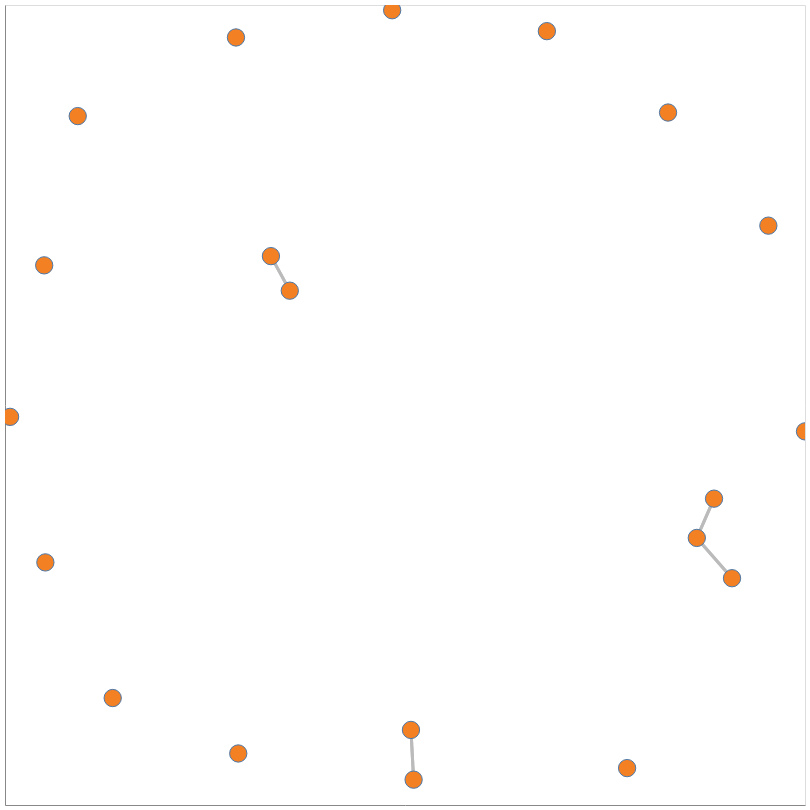

Notebook code cell kept with this figure:
### Code cell
tag_sim_graph = nx.from_pandas_adjacency(tag_similarity_filtered,  create_using=nx.DiGraph)


user_dict = sorted_user_tag_df["user"].to_dict()
nx.set_node_attributes(tag_sim_graph, user_dict, "user")


alt.data_transformers.disable_max_rows()
chart = nxa.draw_networkx(
    tag_sim_graph,
    node_color= '#F48024',
    edge_color= '#BCBBBB',
    node_tooltip = ["user"],
    width = 3
).properties(
    width=800,
    height=800
).interactive()
chart

### Figure 1 — Vega-Lite specification as saved in the notebook (floating-point values rounded to 4 significant figures)
{"config": {"view": {"continuousWidth": 400, "continuousHeight": 300}}, "layer": [{"data": {"name": "data-11fb52f2350f246b37aab1d9142cc803"}, "mark": {"type": "line", "color": "#BCBBBB", "opacity": 1, "strokeWidth": 3}, "encoding": {"detail": {"type": "quantitative", "field": "edge"}, "x": {"type": "quantitative", "axis": {"grid": false, "labels": false, "ticks": false, "title": ""}, "field": "x"}, "y": {"type": "quantitative", "axis": {"grid": false, "labels": false, "ticks": false, "title": ""}, "field": "y"}}, "selection": {"selector022": {"type": "interval", "bind": "scales", "encodings": ["x", "y"]}}}, {"data": {"name": "data-2dedb32d3dcbd328e02235fd9e7b3898"}, "mark": {"type": "line", "color": "black", "opacity": 1, "strokeWidth": 2}, "encoding": {"detail": {"type": "quantitative", "field": "edge"}, "x": {"type": "quantitative", "axis": {"grid": false, "labels": false, "ticks": false}, "field": "x"}, "y": {"type": "quantitative", "axis": {"grid": false, "labels": false, "ticks": false}, "field": "y"}}}, {"data": {"name": "data-6bcb7b1c485556309fae6fdcf0e30e98"}, "mark": {"type": "point", "fill": "#F48024", "opacity": 1, "size": 300, "strokeWidth": 1.0}, "encoding": {"tooltip": [{"type": "quantitative", "field": "user"}], "x": {"type": "quantitative", "axis": {"grid": false, "labels": false, "ticks": false}, "field": "x"}, "y": {"type": "quantitative", "axis": {"grid": false, "labels": false, "ticks": false}, "field": "y"}}}], "height": 800, "width": 800, "$schema": "https://vega.github.io/schema/vega-lite/v4.8.1.json", "datasets": {"data-11fb52f2350f246b37aab1d9142cc803": [{"edge": 0, "y": 0.4484, "target": 349130, "pair": [349130, 349130], "weight": 1.0, "x": 0.9084, "source": 349130}, {"edge": 0, "y": 0.4484, "target": 349130, "pair": [349130, 349130], "weight": 1.0, "x": 0.9084, "source": 349130}, {"edge": 1, "y": -0.7326, "target": 562769, "pair": [562769, 562769], "weight": 1.0, "x": -0.7308, "source": 562769}, {"edge": 1, "y": -0.7326, "target": 562769, "pair": [562769, 562769], "weight": 1.0, "x": -0.7308, "source": 562769}, {"edge": 2, "y": 0.7312, "target": 712995, "pair": [712995, 712995], "weight": 1.0, "x": 0.6576, "source": 712995}, {"edge": 2, "y": 0.7312, "target": 712995, "pair": [712995, 712995], "weight": 1.0, "x": 0.6576, "source": 712995}, {"edge": 3, "y": 0.7223, "target": 1060350, "pair": [1060350, 1060350], "weight": 1.0, "x": -0.8182, "source": 1060350}, {"edge": 3, "y": 0.7223, "target": 1060350, "pair": [1060350, 1060350], "weight": 1.0, "x": -0.8182, "source": 1060350}, {"edge": 4, "y": -0.06593, "target": 1090562, "pair": [1090562, 1090562], "weight": 1.0, "x": 1.0, "source": 1090562}, {"edge": 4, "y": -0.06593, "target": 1090562, "pair": [1090562, 1090562], "weight": 1.0, "x": 1.0, "source": 1090562}, {"edge": 5, "y": 0.9188, "target": 1714410, "pair": [1714410, 1714410], "weight": 1.0, "x": -0.4226, "source": 1714410}, {"edge": 5, "y": 0.9188, "target": 1714410, "pair": [1714410, 1714410], "weight": 1.0, "x": -0.4226, "source": 1714410}, {"edge": 6, "y": -0.3323, "target": 2097240, "pair": [2097240, 2097240], "weight": 1.0, "x": 0.7295, "source": 2097240}, {"edge": 6, "y": -0.3323, "target": 2097240, "pair": [2097240, 2097240], "weight": 1.0, "x": 0.7295, "source": 2097240}, {"edge": 7, "y": -0.3323, "target": 2099607, "pair": [2097240, 2099607], "weight": 0.5081, "x": 0.7295, "source": 2097240}, {"edge": 7, "y": -0.2342, "target": 2099607, "pair": [2097240, 2099607], "weight": 0.5081, "x": 0.7726, "source": 2097240}, {"edge": 8, "y": -0.3323, "target": 5974433, "pair": [2097240, 5974433], "weight": 0.505, "x": 0.7295, "source": 2097240}, {"edge": 8, "y": -0.433, "target": 5974433, "pair": [2097240, 5974433], "weight": 0.505, "x": 0.8176, "source": 2097240}, {"edge": 9, "y": -0.2342, "target": 2099607, "pair": [2099607, 2099607], "weight": 1.0, "x": 0.7726, "source": 2099607}, {"edge": 9, "y": -0.2342, "target": 2099607, "pair": [2099607, 2099607], "weight": 1.0, "x": 0.7726, "source": 2099607}, {"edge": 10, "y": -0.2342, "target": 2097240, "pair": [2099607, 2097240], "weight": 0.5081, "x": 0.7726, "source": 2099607}, {"edge": 10, "y": -0.3323, "target": 2097240, "pair": [2099607, 2097240], "weight": 0.5081, "x": 0.7295, "source": 2099607}, {"edge": 11, "y": -0.8124, "target": 2658050, "pair": [2658050, 2658050], "weight": 1.0, "x": 0.0149, "source": 2658050}, {"edge": 11, "y": -0.8124, "target": 2658050, "pair": [2658050, 2658050], "weight": 1.0, "x": 0.0149, "source": 2658050}, {"edge": 12, "y": -0.8124, "target": 4785185, "pair": [2658050, 4785185], "weight": 0.5078, "x": 0.0149, "source": 2658050}, {"edge": 12, "y": -0.9367, "target": 4785185, "pair": [2658050, 4785185], "weight": 0.5078, "x": 0.02153, "source": 2658050}, {"edge": 13, "y": 0.3722, "target": 3374996, "pair": [3374996, 3374996], "weight": 1.0, "x": -0.3352, "source": 3374996}, {"edge": 13, "y": 0.3722, "target": 3374996, "pair": [3374996, 3374996], "weight": 1.0, "x": -0.3352, "source": 3374996}, {"edge": 14, "y": 0.3722, "target": 5025009, "pair": [3374996, 5025009], "weight": 0.5248, "x": -0.3352, "source": 3374996}, {"edge": 14, "y": 0.2858, "target": 5025009, "pair": [3374996, 5025009], "weight": 0.5248, "x": -0.288, "source": 3374996}, {"edge": 15, "y": -0.9078, "target": 3574081, "pair": [3574081, 3574081], "weight": 1.0, "x": 0.5553, "source": 3574081}, {"edge": 15, "y": -0.9078, "target": 3574081, "pair": [3574081, 3574081], "weight": 1.0, "x": 0.5553, "source": 3574081}, {"edge": 16, "y": 0.9869, "target": 4561314, "pair": [4561314, 4561314], "weight": 1.0, "x": -0.03211, "source": 4561314}, {"edge": 16, "y": 0.9869, "target": 4561314, "pair": [4561314, 4561314], "weight": 1.0, "x": -0.03211, "source": 4561314}, {"edge": 17, "y": 0.9346, "target": 4685471, "pair": [4685471, 4685471], "weight": 1.0, "x": 0.3547, "source": 4685471}, {"edge": 17, "y": 0.9346, "target": 4685471, "pair": [4685471, 4685471], "weight": 1.0, "x": 0.3547, "source": 4685471}, {"edge": 18, "y": -0.9367, "target": 4785185, "pair": [4785185, 4785185], "weight": 1.0, "x": 0.02153, "source": 4785185}, {"edge": 18, "y": -0.9367, "target": 4785185, "pair": [4785185, 4785185], "weight": 1.0, "x": 0.02153, "source": 4785185}, {"edge": 19, "y": -0.9367, "target": 2658050, "pair": [4785185, 2658050], "weight": 0.5078, "x": 0.02153, "source": 4785185}, {"edge": 19, "y": -0.8124, "target": 2658050, "pair": [4785185, 2658050], "weight": 0.5078, "x": 0.0149, "source": 4785185}, {"edge": 20, "y": 0.2858, "target": 5025009, "pair": [5025009, 5025009], "weight": 1.0, "x": -0.288, "source": 5025009}, {"edge": 20, "y": 0.2858, "target": 5025009, "pair": [5025009, 5025009], "weight": 1.0, "x": -0.288, "source": 5025009}, {"edge": 21, "y": 0.2858, "target": 3374996, "pair": [5025009, 3374996], "weight": 0.5248, "x": -0.288, "source": 5025009}, {"edge": 21, "y": 0.3722, "target": 3374996, "pair": [5025009, 3374996], "weight": 0.5248, "x": -0.3352, "source": 5025009}, {"edge": 22, "y": -0.3935, "target": 5545260, "pair": [5545260, 5545260], "weight": 1.0, "x": -0.8991, "source": 5545260}, {"edge": 22, "y": -0.3935, "target": 5545260, "pair": [5545260, 5545260], "weight": 1.0, "x": -0.8991, "source": 5545260}, {"edge": 23, "y": -0.8712, "target": 5741205, "pair": [5741205, 5741205], "weight": 1.0, "x": -0.4169, "source": 5741205}, {"edge": 23, "y": -0.8712, "target": 5741205, "pair": [5741205, 5741205], "weight": 1.0, "x": -0.4169, "source": 5741205}, {"edge": 24, "y": -0.433, "target": 5974433, "pair": [5974433, 5974433], "weight": 1.0, "x": 0.8176, "source": 5974433}, {"edge": 24, "y": -0.433, "target": 5974433, "pair": [5974433, 5974433], "weight": 1.0, "x": 0.8176, "source": 5974433}, {"edge": 25, "y": -0.433, "target": 2097240, "pair": [5974433, 2097240], "weight": 0.505, "x": 0.8176, "source": 5974433}, {"edge": 25, "y": -0.3323, "target": 2097240, "pair": [5974433, 2097240], "weight": 0.505, "x": 0.7295, "source": 5974433}, {"edge": 26, "y": -0.02964, "target": 6730309, "pair": [6730309, 6730309], "weight": 1.0, "x": -0.9873, "source": 6730309}, {"edge": 26, "y": -0.02964, "target": 6730309, "pair": [6730309, 6730309], "weight": 1.0, "x": -0.9873, "source": 6730309}, {"edge": 27, "y": 0.3491, "target": 10908375, "pair": [10908375, 10908375], "weight": 1.0, "x": -0.902, "source": 10908375}, {"edge": 27, "y": 0.3491, "target": 10908375, "pair": [10908375, 10908375], "weight": 1.0, "x": -0.902, "source": 10908375}], "data-2dedb32d3dcbd328e02235fd9e7b3898": [{"edge": 0, "y": 0.4484, "target": 349130, "pair": [349130, 349130], "weight": 1.0, "x": 0.9084, "source": 349130}, {"edge": 0, "y": 0.4484, "target": 349130, "pair": [349130, 349130], "weight": 1.0, "x": 0.9084, "source": 349130}, {"edge": 1, "y": -0.7326, "target": 562769, "pair": [562769, 562769], "weight": 1.0, "x": -0.7308, "source": 562769}, {"edge": 1, "y": -0.7326, "target": 562769, "pair": [562769, 562769], "weight": 1.0, "x": -0.7308, "source": 562769}, {"edge": 2, "y": 0.7312, "target": 712995, "pair": [712995, 712995], "weight": 1.0, "x": 0.6576, "source": 712995}, {"edge": 2, "y": 0.7312, "target": 712995, "pair": [712995, 712995], "weight": 1.0, "x": 0.6576, "source": 712995}, {"edge": 3, "y": 0.7223, "target": 1060350, "pair": [1060350, 1060350], "weight": 1.0, "x": -0.8182, "source": 1060350}, {"edge": 3, "y": 0.7223, "target": 1060350, "pair": [1060350, 1060350], "weight": 1.0, "x": -0.8182, "source": 1060350}, {"edge": 4, "y": -0.06593, "target": 1090562, "pair": [1090562, 1090562], "weight": 1.0, "x": 1.0, "source": 1090562}, {"edge": 4, "y": -0.06593, "target": 1090562, "pair": [1090562, 1090562], "weight": 1.0, "x": 1.0, "source": 1090562}, {"edge": 5, "y": 0.9188, "target": 1714410, "pair": [1714410, 1714410], "weight": 1.0, "x": -0.4226, "source": 1714410}, {"edge": 5, "y": 0.9188, "target": 1714410, "pair": [1714410, 1714410], "weight": 1.0, "x": -0.4226, "source": 1714410}, {"edge": 6, "y": -0.3323, "target": 2097240, "pair": [2097240, 2097240], "weight": 1.0, "x": 0.7295, "source": 2097240}, {"edge": 6, "y": -0.3323, "target": 2097240, "pair": [2097240, 2097240], "weight": 1.0, "x": 0.7295, "source": 2097240}, {"edge": 7, "y": -0.2342, "target": 2099607, "pair": [2097240, 2099607], "weight": 0.5081, "x": 0.7726, "source": 2097240}, {"edge": 7, "y": -0.244, "target": 2099607, "pair": [2097240, 2099607], "weight": 0.5081, "x": 0.7683, "source": 2097240}, {"edge": 8, "y": -0.433, "target": 5974433, "pair": [2097240, 5974433], "weight": 0.505, "x": 0.8176, "source": 2097240}, {"edge": 8, "y": -0.423, "target": 5974433, "pair": [2097240, 5974433], "weight": 0.505, "x": 0.8088, "source": 2097240}, {"edge": 9, "y": -0.2342, "target": 2099607, "pair": [2099607, 2099607], "weight": 1.0, "x": 0.7726, "source": 2099607}, {"edge": 9, "y": -0.2342, "target": 2099607, "pair": [2099607, 2099607], "weight": 1.0, "x": 0.7726, "source": 2099607}, {"edge": 10, "y": -0.3323, "target": 2097240, "pair": [2099607, 2097240], "weight": 0.5081, "x": 0.7295, "source": 2099607}, {"edge": 10, "y": -0.3225, "target": 2097240, "pair": [2099607, 2097240], "weight": 0.5081, "x": 0.7338, "source": 2099607}, {"edge": 11, "y": -0.8124, "target": 2658050, "pair": [2658050, 2658050], "weight": 1.0, "x": 0.0149, "source": 2658050}, {"edge": 11, "y": -0.8124, "target": 2658050, "pair": [2658050, 2658050], "weight": 1.0, "x": 0.0149, "source": 2658050}, {"edge": 12, "y": -0.9367, "target": 4785185, "pair": [2658050, 4785185], "weight": 0.5078, "x": 0.02153, "source": 2658050}, {"edge": 12, "y": -0.9243, "target": 4785185, "pair": [2658050, 4785185], "weight": 0.5078, "x": 0.02087, "source": 2658050}, {"edge": 13, "y": 0.3722, "target": 3374996, "pair": [3374996, 3374996], "weight": 1.0, "x": -0.3352, "source": 3374996}, {"edge": 13, "y": 0.3722, "target": 3374996, "pair": [3374996, 3374996], "weight": 1.0, "x": -0.3352, "source": 3374996}, {"edge": 14, "y": 0.2858, "target": 5025009, "pair": [3374996, 5025009], "weight": 0.5248, "x": -0.288, "source": 3374996}, {"edge": 14, "y": 0.2944, "target": 5025009, "pair": [3374996, 5025009], "weight": 0.5248, "x": -0.2927, "source": 3374996}, {"edge": 15, "y": -0.9078, "target": 3574081, "pair": [3574081, 3574081], "weight": 1.0, "x": 0.5553, "source": 3574081}, {"edge": 15, "y": -0.9078, "target": 3574081, "pair": [3574081, 3574081], "weight": 1.0, "x": 0.5553, "source": 3574081}, {"edge": 16, "y": 0.9869, "target": 4561314, "pair": [4561314, 4561314], "weight": 1.0, "x": -0.03211, "source": 4561314}, {"edge": 16, "y": 0.9869, "target": 4561314, "pair": [4561314, 4561314], "weight": 1.0, "x": -0.03211, "source": 4561314}, {"edge": 17, "y": 0.9346, "target": 4685471, "pair": [4685471, 4685471], "weight": 1.0, "x": 0.3547, "source": 4685471}, {"edge": 17, "y": 0.9346, "target": 4685471, "pair": [4685471, 4685471], "weight": 1.0, "x": 0.3547, "source": 4685471}, {"edge": 18, "y": -0.9367, "target": 4785185, "pair": [4785185, 4785185], "weight": 1.0, "x": 0.02153, "source": 4785185}, {"edge": 18, "y": -0.9367, "target": 4785185, "pair": [4785185, 4785185], "weight": 1.0, "x": 0.02153, "source": 4785185}, {"edge": 19, "y": -0.8124, "target": 2658050, "pair": [4785185, 2658050], "weight": 0.5078, "x": 0.0149, "source": 4785185}, {"edge": 19, "y": -0.8248, "target": 2658050, "pair": [4785185, 2658050], "weight": 0.5078, "x": 0.01556, "source": 4785185}, {"edge": 20, "y": 0.2858, "target": 5025009, "pair": [5025009, 5025009], "weight": 1.0, "x": -0.288, "source": 5025009}, {"edge": 20, "y": 0.2858, "target": 5025009, "pair": [5025009, 5025009], "weight": 1.0, "x": -0.288, "source": 5025009}, {"edge": 21, "y": 0.3722, "target": 3374996, "pair": [5025009, 3374996], "weight": 0.5248, "x": -0.3352, "source": 5025009}, {"edge": 21, "y": 0.3635, "target": 3374996, "pair": [5025009, 3374996], "weight": 0.5248, "x": -0.3305, "source": 5025009}, {"edge": 22, "y": -0.3935, "target": 5545260, "pair": [5545260, 5545260], "weight": 1.0, "x": -0.8991, "source": 5545260}, {"edge": 22, "y": -0.3935, "target": 5545260, "pair": [5545260, 5545260], "weight": 1.0, "x": -0.8991, "source": 5545260}, {"edge": 23, "y": -0.8712, "target": 5741205, "pair": [5741205, 5741205], "weight": 1.0, "x": -0.4169, "source": 5741205}, {"edge": 23, "y": -0.8712, "target": 5741205, "pair": [5741205, 5741205], "weight": 1.0, "x": -0.4169, "source": 5741205}, {"edge": 24, "y": -0.433, "target": 5974433, "pair": [5974433, 5974433], "weight": 1.0, "x": 0.8176, "source": 5974433}, {"edge": 24, "y": -0.433, "target": 5974433, "pair": [5974433, 5974433], "weight": 1.0, "x": 0.8176, "source": 5974433}, {"edge": 25, "y": -0.3323, "target": 2097240, "pair": [5974433, 2097240], "weight": 0.505, "x": 0.7295, "source": 5974433}, {"edge": 25, "y": -0.3424, "target": 2097240, "pair": [5974433, 2097240], "weight": 0.505, "x": 0.7383, "source": 5974433}, {"edge": 26, "y": -0.02964, "target": 6730309, "pair": [6730309, 6730309], "weight": 1.0, "x": -0.9873, "source": 6730309}, {"edge": 26, "y": -0.02964, "target": 6730309, "pair": [6730309, 6730309], "weight": 1.0, "x": -0.9873, "source": 6730309}, {"edge": 27, "y": 0.3491, "target": 10908375, "pair": [10908375, 10908375], "weight": 1.0, "x": -0.902, "source": 10908375}, {"edge": 27, "y": 0.3491, "target": 10908375, "pair": [10908375, 10908375], "weight": 1.0, "x": -0.902, "source": 10908375}], "data-6bcb7b1c485556309fae6fdcf0e30e98": [{"x": 0.9084, "y": 0.4484, "user": 349100.0}, {"x": -0.7308, "y": -0.7326, "user": 562800.0}, {"x": 0.6576, "y": 0.7312, "user": 713000.0}, {"x": -0.8182, "y": 0.7223, "user": 1060000.0}, {"x": 1.0, "y": -0.06593, "user": 1091000.0}, {"x": -0.4226, "y": 0.9188, "user": 1714000.0}, {"x": 0.7295, "y": -0.3323, "user": 2097000.0}, {"x": 0.7726, "y": -0.2342, "user": 2100000.0}, {"x": 0.0149, "y": -0.8124, "user": 2658000.0}, {"x": -0.3352, "y": 0.3722, "user": 3375000.0}, {"x": 0.5553, "y": -0.9078, "user": 3574000.0}, {"x": -0.03211, "y": 0.9869, "user": 4561000.0}, {"x": 0.3547, "y": 0.9346, "user": 4685000.0}, {"x": 0.02153, "y": -0.9367, "user": 4785000.0}, {"x": -0.288, "y": 0.2858, "user": 5025000.0}, {"x": -0.8991, "y": -0.3935, "user": 5545000.0}, {"x": -0.4169, "y": -0.8712, "user": 5741000.0}, {"x": 0.8176, "y": -0.433, "user": 5974000.0}, {"x": -0.9873, "y": -0.02964, "user": 6730000.0}, {"x": -0.902, "y": 0.3491, "user": 10910000.0}]}}
